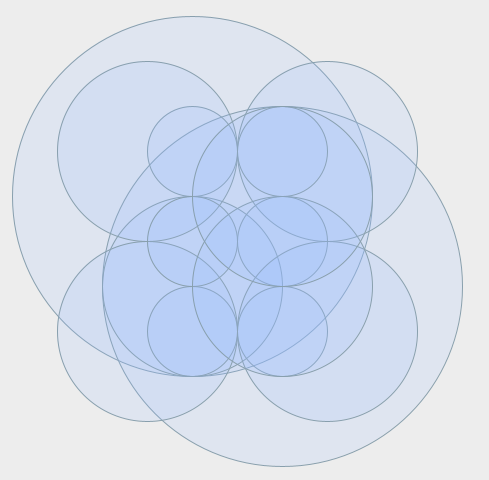
Frame 1 (no input)
Frame 60 (the mouse pressed at the canvas centre just before this capture): identical to frame 1, image omitted
Frame 120 (the mouse held since frame 60 and released just before this capture): identical to frame 1, image omitted

The Processing sketch that drew this single still picture (run headless with seeded random() and noise(); from frame 60 on, the mouse is pressed at the canvas centre):

// Processing sketch: processing_146078
// ── processing_146078.pde

//import processing.opengl.*;

void setup(){
  size(489,480);
  background(#ededed);
}

void draw() {
//  noFill();
  background(#ededed);
  smooth();
  strokeWeight(1);
  fill(#95B9FF,40);
  stroke(136, 159, 173);
  ellipseMode(CENTER);
  ellipse(192,196,360,360);
  ellipse(282,286,360,360);
//  line(282,286,102,286);
  ellipse(192,286,180,180);
//  line(192,286,192,196);
  ellipse(192,331,90,90); 
//  line(147,331,192,331);
  ellipse(147,331,180,180);
  ellipse(192,151,90,90);
//  line(147,151,327,151);
  ellipse(147,151,180,180);
  ellipse(327,151,180,180);
  ellipse(282,151,90,90);
  ellipse(192,241,90,90);
  ellipse(282,241,90,90);
//  line(282,286,282,196);
  ellipse(282,331,90,90);
//  line(237,331,327,331);
  ellipse(327,331,180,180);
  ellipse(282,286,180,180);
  ellipse(282,196,180,180);
//  line(192,196,372,196);

}
